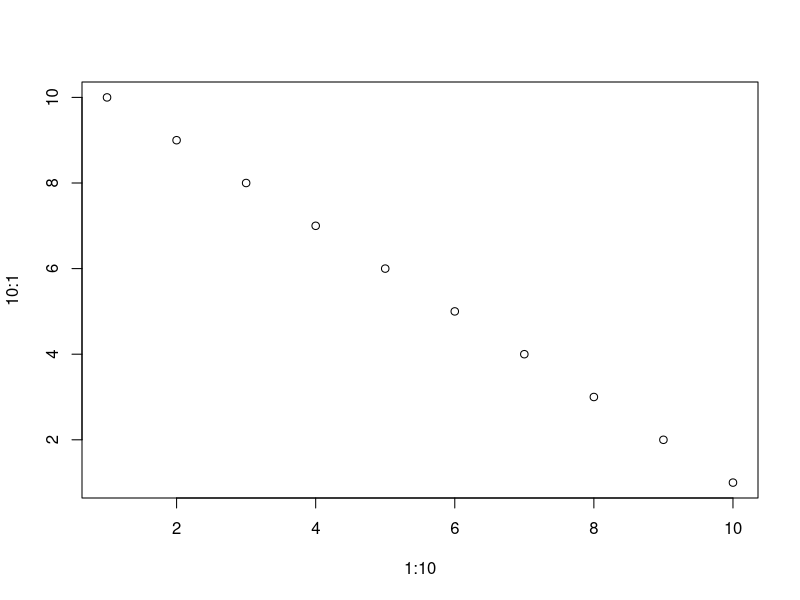
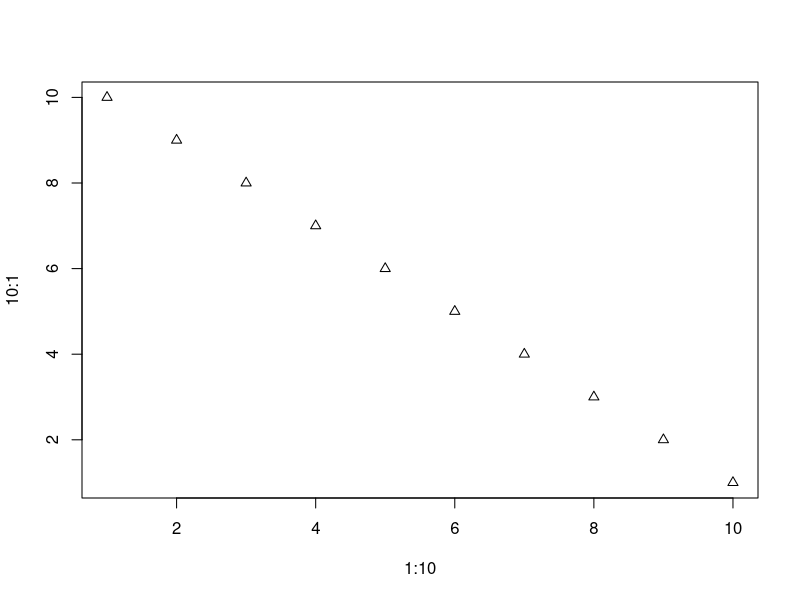
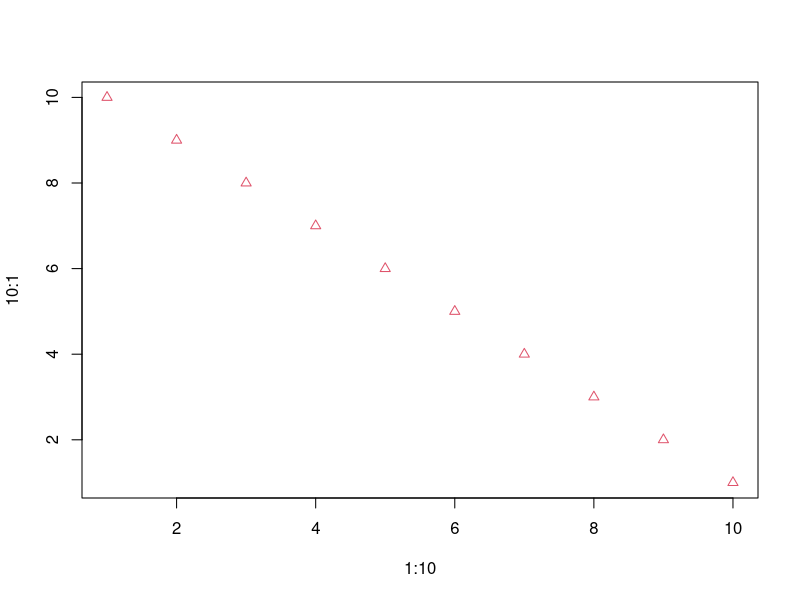
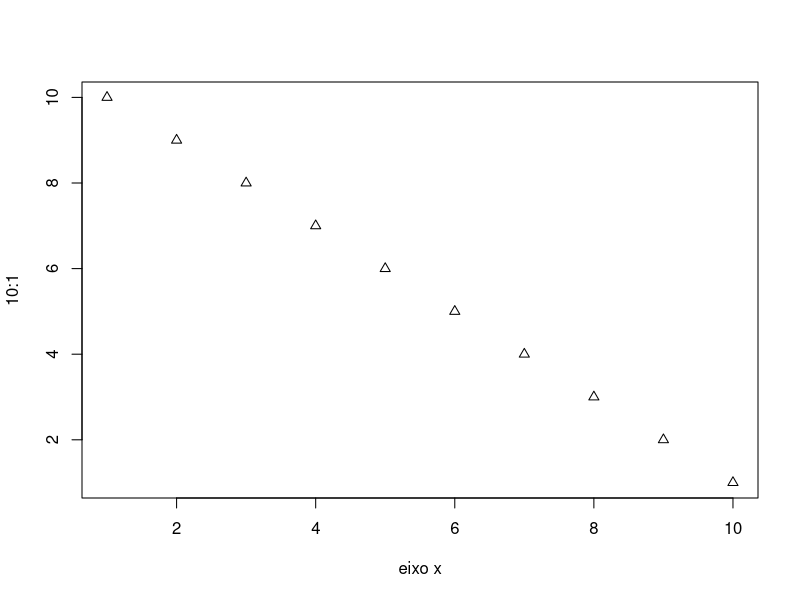
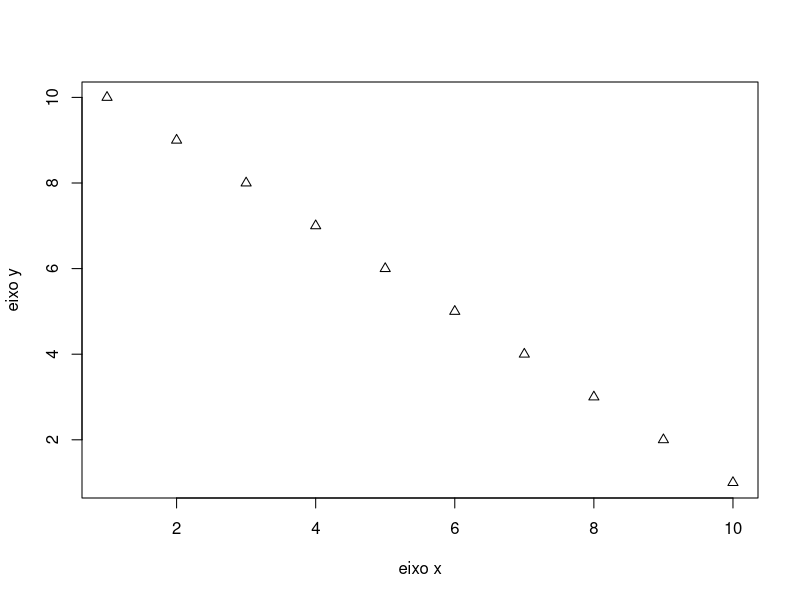
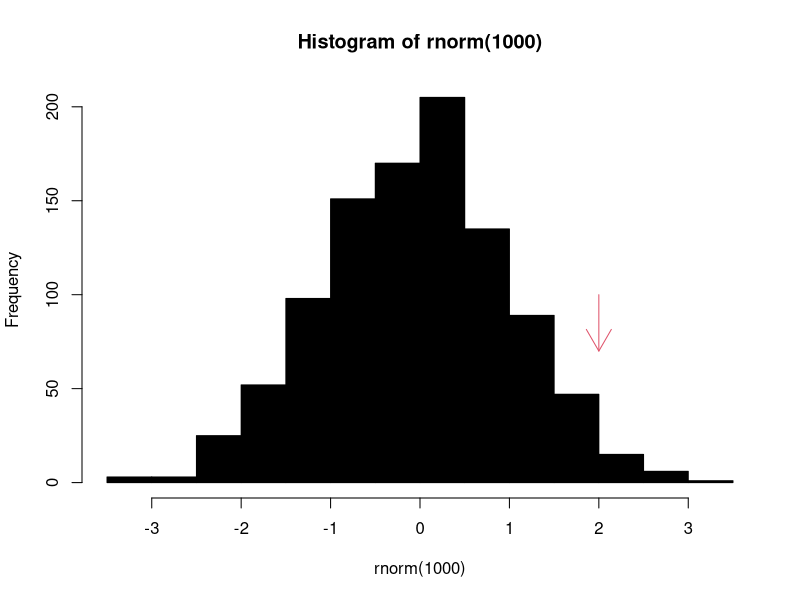
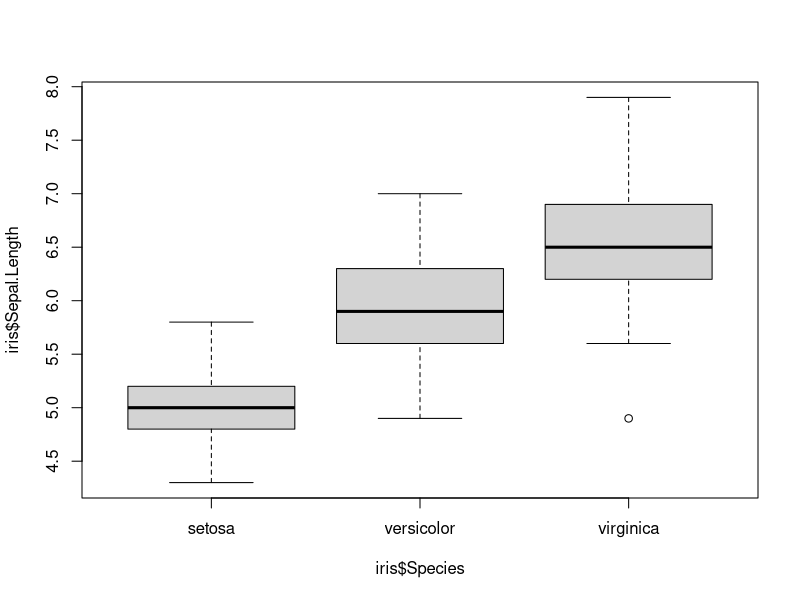

These charts were generated, in order, by the following R code:
## ---- chunk 1
knitr::opts_chunk$set(echo = TRUE)
## ---- chunk 2
2+2
5-1
2*3
4/5
      1:100 #demonstração que [1]é um contador --> a cada linha da sequência de 1 a 100 aparece [número em que inicia a linha]
## ---- chunk 3
valor <- 5 #comando correto ... #comando errado se eu der espaço entre < -
pares <- c(0,2,4,6,8)
cores <- c("azul", "vermelho", "amarelo")
#ou posso usar = em vez de <-
valor = 5
pares = c(0,2,4,6,8)
cores = c("azul", "vermelho", "amarelo")
## ---- chunk 4
ls()[pares[-1]] #correto ...  errado se eu colocar espaço entre o parentese
############### não consegui obter resultado esperado neste comando --> aparece várias afirmações quando coloco valor entre parenteses e inválido quando coloco pares
## ---- chunk 5
moeda <- c("cara","coroa")
moeda
sample(moeda,1)
sample(moeda,1)
sample(moeda,1)
sample(moeda,1)
## ---- chunk 6
dado <- c(1:6)
dado
sample(dado,1)
sample(dado,1)
sample(dado,1)
## ---- chunk 7
1:100
matrix(1:100,nrow=20,ncol=5) #nrow define o número de linhas (20) e ncol o de colunas (5)
## ---- chunk 8
array(1:100,dim=c(5,5,4)) # o argumento agora é dim... deve conter os valores de cada dimensão c('linha', 'colunas', 'matriz')--> O resultado aparece como fatias de um bolo, onde cada camada é uma matriz
## ---- chunk 9
a=rep(NA,10)
a

b=matrix(NA,nrow=3,ncol=3)
b

c=array(NA,dim=c(3,3,3))
c
## ---- chunk 10
a[1]=2
a
a[1]

b[3,3]="oi"
b
b[2,2]="oi"
b
b[1,1]="oi"
b
b[3,3]

c[3,3,1]="oi"
c
c[3,3,2]="ai"
c
c[3,3,3]="ui"
c
c[3,3,3]
## ---- chunk 11
plot(1:10,10:1)
plot(1:10,10:1,pch=2)
plot(1:10,10:1,pch=2,col=2)
plot(1:10,10:1,pch=2,xlab="eixo x")
plot(1:10,10:1,pch=2,xlab="eixo x",ylab="eixo y")


hist(rnorm(1000),col=33)
arrows(2,100,2,70,col=2)

boxplot(iris$Sepal.Length~iris$Species)
## ---- chunk 12
media=function(objeto){sum(objeto)/length(objeto)} # sum --> soma e Length --> quantidade
media(c(1,2,3))

alturas=c(1.4,1.7,2.0,1.6,1.8)
media(alturas)  

#Fazendo soma, número de elementos e média separados

sum(alturas)    # soma dos elementos do objeto "alturas"
length(alturas) # número de elementos do objeto "alturas"
mean(alturas)   # média dos elementos do objeto "alturas"

## ---- chunk 13
getwd()
#setwd()

#Exemplo
#setwd("C:/meu_drive/meu_diretorio") 
# O endereço do diretório tem de estar entre aspas, e as barras (“\”) tem de ser trocadas por barras invertidas(“/”). Após usar o comando acima, confira se funcionou usando o getwd(). você também pode alterar o diretório utilizando o menu Arquivo → Mudar dir
## ---- chunk 14
#read.table()
#tabela <- read.table(file="Dados.csv",header=T,sep=",") 
# os dados estão no arquivo “Dados.csv”, que possui uma linha de cabeçalho com o nome das minhas colunas (“header=T”), e que minhas colunas são separadas por vígulas (sep=“,”). 

#Se o arquivo não tiver cabeçalho, use header=F, e se suas colunas estiverem separador por outro símbolo, por exemplo ponto-e-vírgula, coloque o símbolo dentro das aspas do parâmetro sep (sep=“;”).
